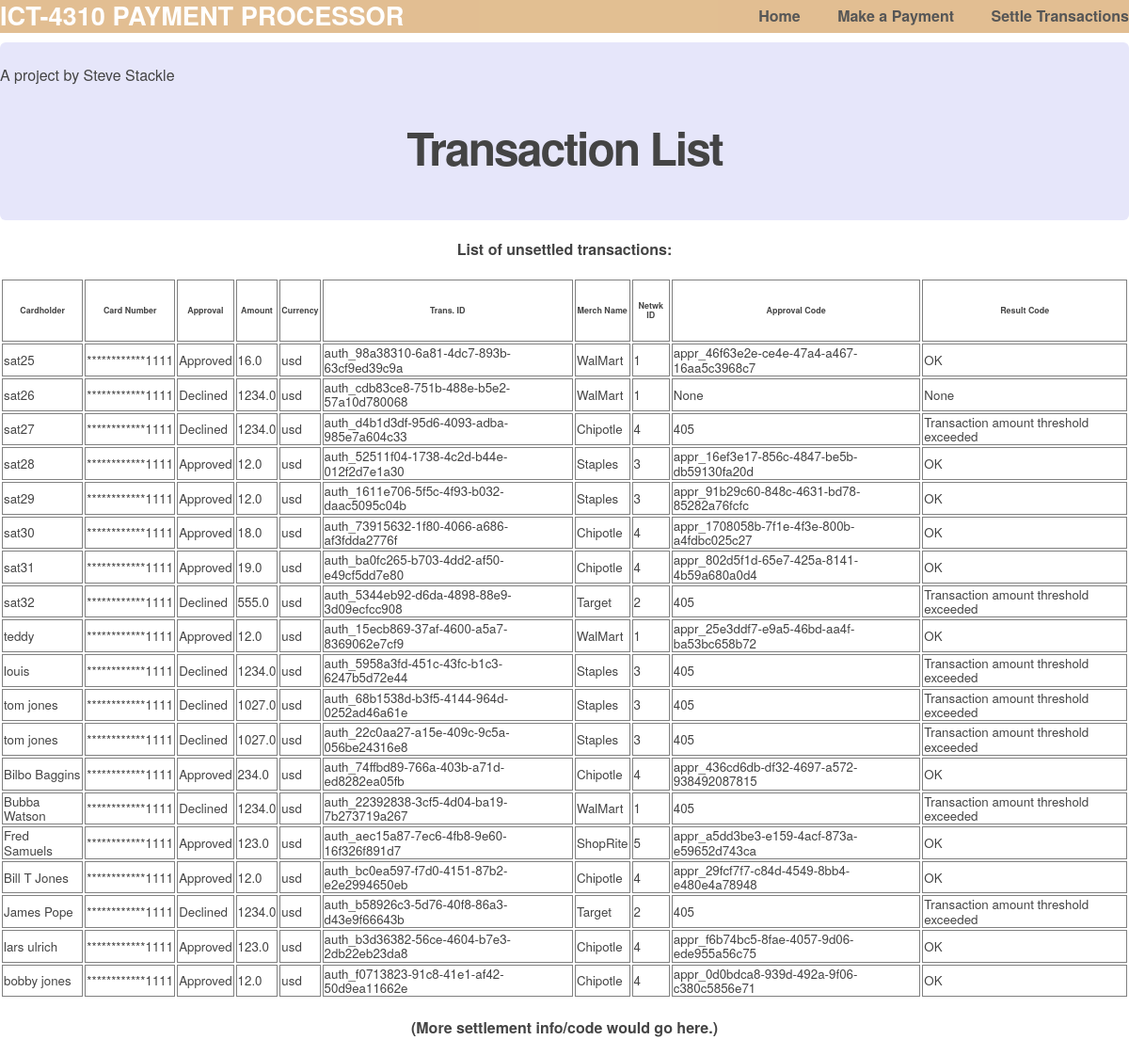
/trans-list, run on an earlier commit of the app's database.
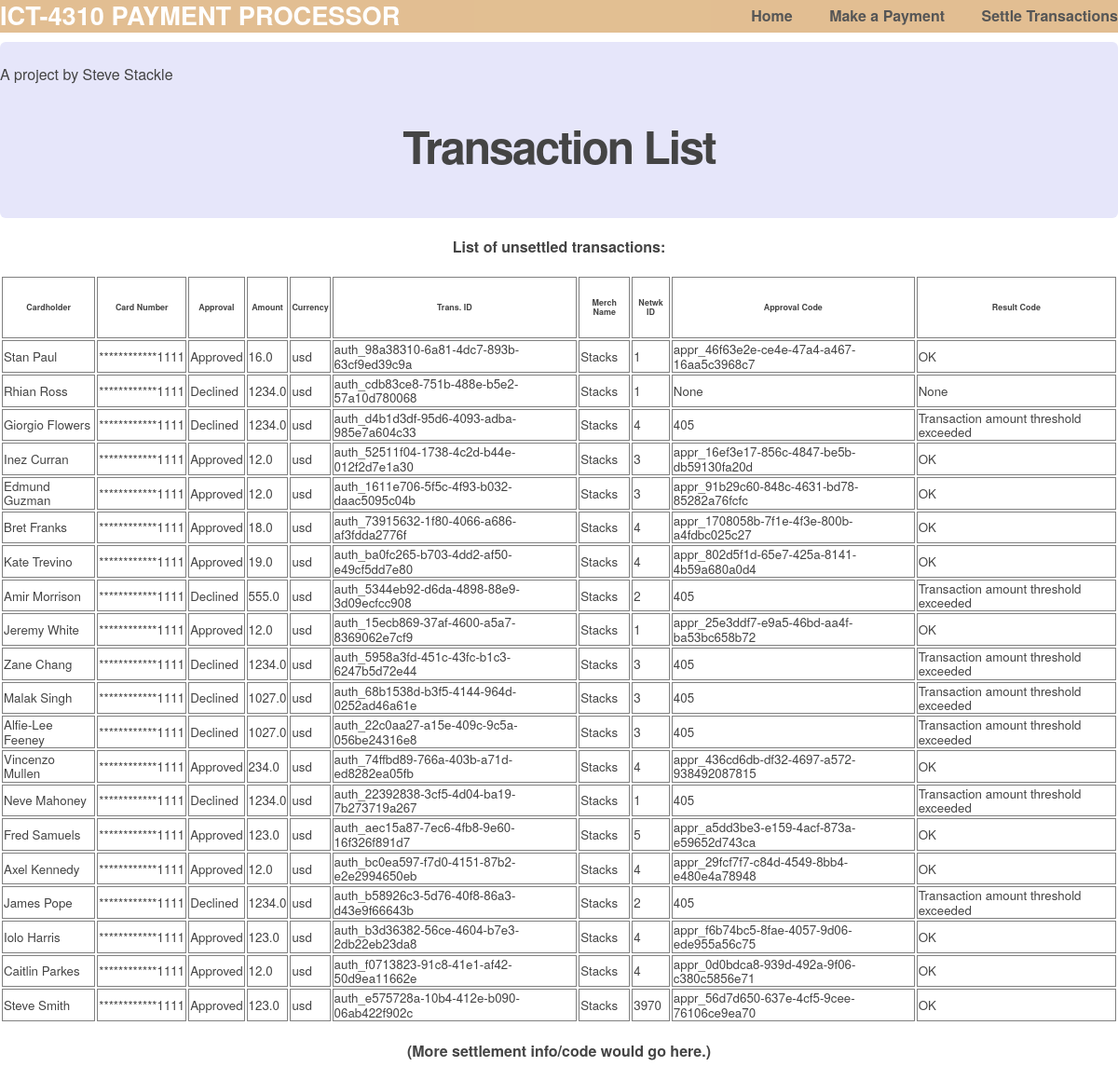
And on a later commit of the database.
### tables this page shows
CREATE TABLE "merch_trans" (
	"cardholder"	TEXT,
	"account_number"	TEXT,
	"approval"	TEXT,
	"amount"	REAL,
	"currency"	TEXT,
	"trans_id"	TEXT,
	"merchant_name"	TEXT,
	"network_id"	TEXT,
	"approval_code"	TEXT,
	"result_code"	TEXT,
	PRIMARY KEY("trans_id")
);

### app/routes.py (the view)
@app.route('/trans-list')
def trans_list():
    trans_list = trans_to_list()
    return render_template('trans-list.html', trans_list = trans_list)

### app/merch_data_store.py (called while the page is built)
def trans_to_list():
    try:
        with sqlite3.connect("transactions.db") as conn:
            trans_list = []
            cur = conn.cursor()
            cur.execute("""SELECT * from merch_trans""")
            for row in cur.fetchall():
                trans_list.append(row)
            return trans_list
    except:
        pass
    finally:
        conn.close()

### app/templates/trans-list.html
{% extends "layout.html" %}
{% block content %}
<div class="home">
    <p>A project by Steve Stackle</p>
    <h2>Transaction List</h2>
</div>
<div class="trans_list">
    <h4 class="center">List of unsettled transactions:</h4>
    <table class="trans_table">
        <tbody>
            <tr>
                <th><h6>Cardholder</h6></th>
                <th><h6>Card Number</h6></th>
                <th><h6>Approval</h6></th>
                <th><h6>Amount</h6></th>
                <th><h6>Currency</h6></th>
                <th><h6>Trans. ID</h6></th>
                <th><h6>Merch Name</h6></th>
                <th><h6>Netwk ID</h6></th>
                <th><h6>Approval Code</h6></th>
                <th><h6>Result Code</h6></th>
            </tr>
            {% for trans in trans_list %}
            <tr>{% for item in trans %}
                <td>{{ item }}</td>
                {% endfor %}</tr>
            {% endfor %}
        </tbody>
    </table>
    <h4 class="center">(More settlement info/code would go here.)</h4>
</div>
{% endblock %}

### app/templates/layout.html (shortened to what this page needs)
<!DOCTYPE html>
<html>
<head>
    <link rel="stylesheet" href="{{ url_for('static', filename='css/main.css') }}">
</head>
<body>
    <header>
        <div class="container">
            <h1 class="logo">ICT-4310 PAYMENT PROCESSOR</h1>
            <strong>
                <nav>
                    <ul class="menu">
                        <li><a href="{{ url_for('home') }}">Home</a></li>
                        <li><a href="{{ url_for('payment') }}">Make a Payment</a></li>
						<li><a href="{{ url_for('trans_list') }}">Settle Transactions</a></li>
                    </ul>
                </nav>
            </strong>
        </div>
    </header>
    <div class="container">
        {% block content %}{% endblock %}
    </div>
</body>
</html>

### app/static/css/main.css (style rules this page uses)
body { margin: 0; padding: 0; font-family: "Helvetica Neue", Helvetica, Arial, sans-serif; color: #444; }
header { background-color: #DFB887; height: 35px; width: 100%; opacity: .9; margin-bottom: 10px; }
header h1.logo { margin: 0; font-size: 1.7em; color: #fff; text-transform: uppercase; float: left; }
.container { width: 1200px; margin: 0 auto; }
.container li { list-style-type: none; }
div.home { padding: 10px 0 10px 0; background-color: #E6E6FA; -webkit-border-radius: 6px; -moz-border-radius: 6px; border-radius: 6px; }
h2 { font-size: 3em; margin-top: 40px; text-align: center; letter-spacing: -2px; }
.menu { float: right; margin-top: 8px; }
.menu li { display: inline; }
.menu li+li { margin-left: 35px; }
.menu li a { color: #444; text-decoration: none; }
.center { text-align: center; }
.trans_table table, th, td { border: 1px solid gray; border-collapse: collapse; font-size: smaller; }
.trans_table th { font-weight: bolder; }
html { line-height: 1.15; -webkit-text-size-adjust: 100%; }
body { margin: 0; }
h1 { font-size: 2em; margin: 0.67em 0; }
a { background-color: transparent; }
b, strong { font-weight: bolder; }

What changed in the data, as far as the page shows it:
changed merch_trans "auth_98a38310-6a81-4dc7-893b-63cf9ed39c9a": cardholder "sat25" → "Stan Paul"; merchant_name "WalMart" → "Stacks"
changed merch_trans "auth_cdb83ce8-751b-488e-b5e2-57a10d780068": cardholder "sat26" → "Rhian Ross"; merchant_name "WalMart" → "Stacks"
changed merch_trans "auth_d4b1d3df-95d6-4093-adba-985e7a604c33": cardholder "sat27" → "Giorgio Flowers"; merchant_name "Chipotle" → "Stacks"
changed merch_trans "auth_52511f04-1738-4c2d-b44e-012f2d7e1a30": cardholder "sat28" → "Inez Curran"; merchant_name "Staples" → "Stacks"
changed merch_trans "auth_1611e706-5f5c-4f93-b032-daac5095c04b": cardholder "sat29" → "Edmund Guzman"; merchant_name "Staples" → "Stacks"
changed merch_trans "auth_73915632-1f80-4066-a686-af3fdda2776f": cardholder "sat30" → "Bret Franks"; merchant_name "Chipotle" → "Stacks"
changed merch_trans "auth_ba0fc265-b703-4dd2-af50-e49cf5dd7e80": cardholder "sat31" → "Kate Trevino"; merchant_name "Chipotle" → "Stacks"
changed merch_trans "auth_5344eb92-d6da-4898-88e9-3d09ecfcc908": cardholder "sat32" → "Amir Morrison"; merchant_name "Target" → "Stacks"
changed merch_trans "auth_15ecb869-37af-4600-a5a7-8369062e7cf9": cardholder "teddy" → "Jeremy White"; merchant_name "WalMart" → "Stacks"
changed merch_trans "auth_5958a3fd-451c-43fc-b1c3-6247b5d72e44": cardholder "louis" → "Zane Chang"; merchant_name "Staples" → "Stacks"
changed merch_trans "auth_68b1538d-b3f5-4144-964d-0252ad46a61e": cardholder "tom jones" → "Malak Singh"; merchant_name "Staples" → "Stacks"
changed merch_trans "auth_22c0aa27-a15e-409c-9c5a-056be24316e8": cardholder "tom jones" → "Alfie-Lee Feeney"; merchant_name "Staples" → "Stacks"
changed merch_trans "auth_74ffbd89-766a-403b-a71d-ed8282ea05fb": cardholder "Bilbo Baggins" → "Vincenzo Mullen"; merchant_name "Chipotle" → "Stacks"
changed merch_trans "auth_22392838-3cf5-4d04-ba19-7b273719a267": cardholder "Bubba Watson" → "Neve Mahoney"; merchant_name "WalMart" → "Stacks"
changed merch_trans "Fred Samuels": merchant_name "ShopRite" → "Stacks"
changed merch_trans "auth_bc0ea597-f7d0-4151-87b2-e2e2994650eb": cardholder "Bill T Jones" → "Axel Kennedy"; merchant_name "Chipotle" → "Stacks"
changed merch_trans "James Pope": merchant_name "Target" → "Stacks"
changed merch_trans "auth_b3d36382-56ce-4604-b7e3-2db22eb23da8": cardholder "lars ulrich" → "Iolo Harris"; merchant_name "Chipotle" → "Stacks"
changed merch_trans "auth_f0713823-91c8-41e1-af42-50d9ea11662e": cardholder "bobby jones" → "Caitlin Parkes"; merchant_name "Chipotle" → "Stacks"
added merch_trans: cardholder "Steve Smith", account_number "************1111", approval "Approved", amount "123.0", currency "usd", trans_id "auth_e575728a-10b4-412e-b090-06ab422f902c", merchant_name "Stacks", network "3970", approval_code "appr_56d7d650-637e-4cf5-9cee-76106ce9ea70", result_code "OK"
